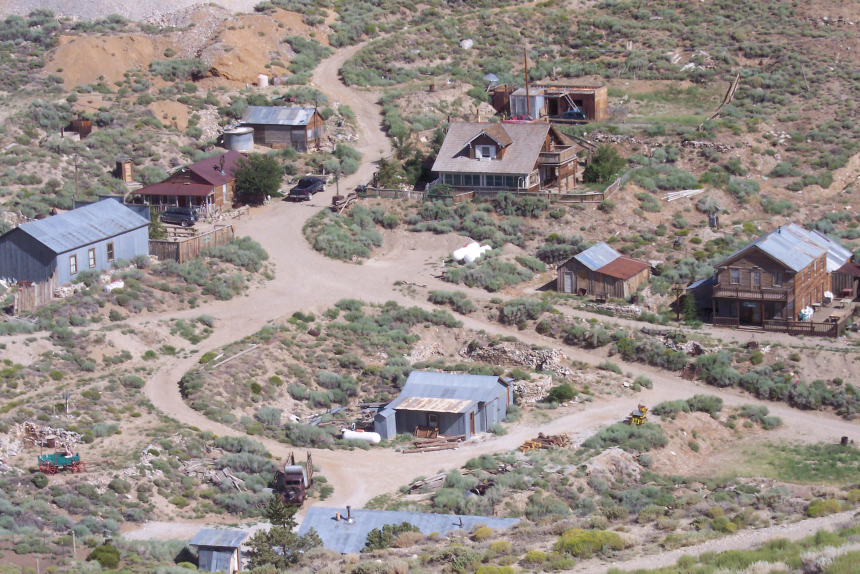
#> input picture assets-src/minedeath/cerro_gordo_town_2005.jpg, 2580 x 1720 px (shown at 1/3 size); the run also reads 1 picture not shown here
$ python bake-under-cerro-gordo.py ../../../assets-src/minedeath/cerro_gordo_town_2005.jpg
#> lines starting #> are read from the running program, lines starting #| are printed output that depends on the picture
#!/usr/bin/env python3
"""
Bake the rasters of UnderCerroGordo (generated/components/brent-death-count/UnderCerroGordo.tsx),
the photographic cut of the Brent "mine death count" clip: the 2005 photo of
Cerro Gordo turning into an X-RAY OF THE GROUND beneath it, with the mine
workings showing as soft light, and the 1897 newspaper item as a paper
clipping.

Inputs (already in public/minedeath/, nothing is downloaded):
  cerro_gordo_town_2005.jpg            2580 x 1720, the editor's still
  inyo_1897_fatal_accident_item.jpg    662 x 634, Inyo Independent, 16 Apr 1897

Outputs (public/minedeath/):
  ucg_photo.png       1152 x 1920, world x -36..1116, world y 0..1920: the photo
                      at the editor's framing (2880 x 1920 at x -39), resampled
                      once with Lanczos so frame 0 is not resampled again by the
                      browser. Lossless.
  ucg_world.jpg       1152 x 2500, world x -36..1116, world y 1200..3700: the
                      photo turning into its own X-ray, the ground and the
                      workings as ONE image. The component draws it over the
                      untouched photo and reveals its top with a rising mask.
  ucg_room_hot.png    the chamber of the 200 level at the peak of its swell:
                      its interior about 28 % brighter (highlights rolled off)
                      inside one clean, soft glow on the ground round it;
                      feathered RGBA crop that the component fades over the
                      world.
  ucg_clipping.png    the newspaper item as a paper clipping at 2x, with its
                      contact shadow, RGBA.

The underground is an X-ray, not painted rock (director's review, round 2; the
reference is a radiograph / a plaster cast of an ant colony): a dark, smooth,
quiet field in which a branching network of hollow passages shows as soft
light. numpy + PIL only, one seed, deterministic.
  1. THE GROUND: a warm charcoal-umber, 22 % brightness under the surface
     falling to 14 % at world y 3480 (the foot of the landed frame). No
     streaks, strata or bedding: only soft isotropic blotches (+-5 % at most),
     a gentle vignette toward the left and right edges, and the fine grain.
  2. THE HAND-OVER: over world y 1350 -> 1800 the photo turns into its own
     X-ray. It is cross-faded into a GHOST of itself: the ground's value
     modulated by the photo's local detail (luma over its own 14 px and 60 px
     low-pass, so shapes stay and broad light/dark bands do not), with 20 % of
     its colour. The ghost's strength then dies with depth and is zero on the
     photo's last rows, so the brush, the truck and the shed remain as dim
     shapes and there is no join, no band and no fog at y 1920.
  3. THE WORKINGS: capsule strokes (round joints) read through a slow domain
     warp so they wander, with a width and a brightness per vertex (brighter
     at junctions, dying toward dead ends), a little width noise, then
     feathered with a 6 px Gaussian and given a soft halo. Warm off-white added
     as light. Layout, 3.1 px per foot, surface = world y 1900:
       shaft        x 330, 22 px with a 9 px feather, plumb, the dimmest
                    member (about 45 %), its brightness breathing +-15 %
                    along its length; thins to a hair as it fades out upward
                    between y 2150 and 1950; runs down out of frame
       EVERY JUNCTION ON THE SHAFT IS A T ON ONE SIDE (right, left, right down
       its length), never a crossbar:
       200 level    y ~2520: starts at the shaft and runs RIGHT with a gentle
                    dip and one kink into THE CHAMBER (x 630-968, y 2397-2542):
                    a wide, low, irregular room standing on the drift's floor.
                    Its roof is an uneven low arch 95-143 px above the floor,
                    highest left of centre, coming down to the right in long
                    facets with blunt corners; small chips broken out of the
                    edge at irregular intervals, like rock, under a tighter
                    feather (3.2 px) so they survive; steep ragged end walls.
                    No peaks, no lobes, no pillar, no inset. Brighter where
                    the hollow is deeper. The brightest thing. Past it the
                    drift carries on as a short straight stub that dies
                    before the frame edge
       mid drift    y ~2900: leaves the shaft to the LEFT, about 290 px with a
                    gentle dip, dying out in rock before the frame edge (45 %)
       ore chimney  worked-out ground pitching ~65 deg overall from under the
                    room down-left to the 400 level: two steep ragged stopes
                    (34-74 px wide) set en echelon, joined by a short sloping
                    sub-level
       400 level    y ~3140 (55 %): from the foot of the lower stope (and a
                    little past it) to the shaft, where it ENDS
       dead ends    a raise and a winze off the 200 drift, a winze below the
                    mid drift, a raise above the 400 level, the sub-level's
                    stub. None hangs off the shaft, none off the chamber
     There are no timber ticks.
  4. One fine grain over everything drawn (matched to the photo's flat areas).

Usage:
  python3 scripts/clips/brent-death-count/bake-under-cerro-gordo.py [--debug DIR] [--only world|clipping]
"""
import os
import sys

import numpy as np
from PIL import Image, ImageDraw, ImageFilter

ROOT = os.path.dirname(os.path.dirname(os.path.dirname(os.path.dirname(os.path.abspath(__file__)))))
PUB = os.path.join(ROOT, "public", "minedeath")
PHOTO = os.path.join(ROOT, "assets-src", "minedeath", "cerro_gordo_town_2005.jpg")
SCAN = os.path.join(ROOT, "assets-src", "minedeath", "inyo_1897_fatal_accident_item.jpg")

SEED = 1897

# ---- the editor's framing ----
FRAME_W, FRAME_H = 1080, 1920
IMG_W, IMG_H = 2880, 1920
IMG_LEFT = -39

# ---- the baked world ----
MX = 36  # margin left and right of the frame, for the soft blur
W = FRAME_W + 2 * MX
B_TOP, B_BOT = 1200, 3700
H = B_BOT - B_TOP
PHOTO_END = 1920
LAND_TOP = 1560  # the landed frame shows world y 1560..3480 (200 level on screen y 960)

LUMA = np.array([0.299, 0.587, 0.114], dtype=np.float32)
UMBER = np.array([1.17, 0.96, 0.80], dtype=np.float32)  # warm charcoal-umber, luma 1

# ---- the ground ----
RAMP_Y0, RAMP_Y1 = 1350, 1800  # the photo turns into its X-ray over this ramp
GROUND_TOP, GROUND_BOT = 0.22, 0.14  # brightness under the surface / at world y 3480

# ---- the workings (world px) ----
SHAFT_X = 330
L200, L400 = 2520, 3140
ROOM_CX, ROOM_CY = 800, 2472  # the chamber's middle: where the clipping grows from
LIGHT = np.array([255, 245, 222], dtype=np.float32)  # warm off-white, what full light adds up to
GAIN = 0.52  # light of a stroke of brightness 1.0 (the 200 level's drift); leaves headroom for the swell
FEATHER = 6.0
ROOM_FEATHER = 3.2  # the chamber's edge: tighter, so the small bites of broken rock survive

# ---- room swell crop (world px) ----
HOT_X0, HOT_X1 = 420, 1116
HOT_Y0, HOT_Y1 = 2130, 2790
HOT_FEATHER = 70
SWELL = 0.34  # strength of the glow at the swell's peak (the chamber's interior about 28 % brighter)

# ---- clipping ----
PAD_L, PAD_R, PAD_T, PAD_B = 9, 5, 6, 6  # blank paper added round the scan, scan px
CLIP_SS = 2  # baked at 2x the scan
CLIP_PAD = 60  # transparent pad round the paper for the shadow, scan px
CREAM = np.array([0.975, 0.915, 0.79], dtype=np.float32)


def smoothstep(x):
    x = np.clip(x, 0.0, 1.0)
    return x * x * (3 - 2 * x)


def gblur(a, sx, sy=None):
    """Gaussian blur (sigma in px) of a 2-D or 3-D float array, reflect-padded, via FFT."""
    if sy is None:
        sy = sx
    if sx <= 0 and sy <= 0:
        return a.astype(np.float32).copy()
    px = int(np.ceil(3 * sx)) + 1 if sx > 0 else 0
    py = int(np.ceil(3 * sy)) + 1 if sy > 0 else 0
    px = min(px, a.shape[1] - 1)
    py = min(py, a.shape[0] - 1)
    pad = ((py, py), (px, px)) + (((0, 0),) if a.ndim == 3 else ())
    p = np.pad(a, pad, mode="reflect")
    hh, ww = p.shape[:2]
    fy = np.fft.fftfreq(hh)[:, None]
    fx = np.fft.rfftfreq(ww)[None, :]
    k = np.exp(-2 * np.pi**2 * ((sx * fx) ** 2 + (sy * fy) ** 2))
    if a.ndim == 3:
        out = np.empty(p.shape, dtype=np.float32)
        for c in range(a.shape[2]):
            out[..., c] = np.fft.irfft2(np.fft.rfft2(p[..., c]) * k, s=(hh, ww))
    else:
        out = np.fft.irfft2(np.fft.rfft2(p) * k, s=(hh, ww)).astype(np.float32)
    return out[py : hh - py, px : ww - px].astype(np.float32)


def vnoise(rng, h, w, wy, wx):
    """Smooth value noise, unit std: white knots every (wy, wx) px, bicubic between."""
    gh = int(np.ceil(h / wy)) + 3
    gw = int(np.ceil(w / wx)) + 3
    g = rng.standard_normal((gh, gw)).astype(np.float32)
    a = resize_f(g, int(np.ceil(gw * wx)), int(np.ceil(gh * wy)))
    oy, ox = int(wy), int(wx)
    a = a[oy : oy + h, ox : ox + w]
    return (a / max(float(a.std()), 1e-6)).astype(np.float32)


def fbm(rng, h, w, wy, wx, octaves=4, gain=0.55):
    out = np.zeros((h, w), np.float32)
    amp, tot = 1.0, 0.0
    for i in range(octaves):
        out += amp * vnoise(rng, h, w, max(wy / 2**i, 1.6), max(wx / 2**i, 1.6))
        tot += amp * amp
        amp *= gain
    return out / np.sqrt(tot)


def to_img(a):
    return Image.fromarray(np.clip(a + 0.5, 0, 255).astype(np.uint8))


def luma(a):
    return (a[..., 0] * LUMA[0] + a[..., 1] * LUMA[1] + a[..., 2] * LUMA[2]).astype(np.float32)


def resize_f(a, w, h):
    """Bicubic resize of a 2-D float array."""
    return np.asarray(Image.fromarray(np.ascontiguousarray(a, dtype=np.float32)).resize((w, h), Image.BICUBIC))


# --------------------------------------------------------------------------
# the world
# --------------------------------------------------------------------------
# strokes: (x, y, width, brightness) per vertex; brightness 1.0 = the 200 level's drift at the shaft
# the shaft: plumb, the dimmest member, with a wider feather than the rest. It thins to a hair as it fades
# out upward (y 2150 -> 1950) and its brightness breathes slowly along its length (see SHAFT_BREATH)
SHAFT = [(SHAFT_X, 1946, 5, 0.0), (SHAFT_X, 2040, 10, 0.24), (SHAFT_X, 2150, 22, 0.52), (SHAFT_X, 2900, 22, 0.52), (SHAFT_X, 3760, 22, 0.48)]
SHAFT_FEATHER = 9.0
SHAFT_BREATH = 0.15  # +-15 %, a swing every 200-320 px
# EVERY JUNCTION ON THE SHAFT IS A T ON ONE SIDE (never a crossbar: a "+" on a vertical line is a grave
# marker): the 200 level leaves it to the right, the mid drift to the left, the 400 level to the right.
# the 200 level: starts at the shaft and runs right with a gentle dip and one kink, ending in the room
LEVEL_200 = [(336, 2512, 30, 0.95), (410, 2515, 27, 0.84), (486, 2518, 30, 0.86), (566, 2523, 32, 0.92), (660, 2521, 30, 1.0)]
# the mid drift: leaves the shaft to the LEFT between the levels, about 290 px with a gentle dip, dying
# out in rock before the frame edge; about 45 %. At y 2900, a step BELOW the sub-level on the other side
# (at 2850 the two lined up into one broken bar across the shaft)
MID_DRIFT = [(324, 2900, 24, 0.46), (256, 2902, 26, 0.48), (176, 2906, 25, 0.45), (104, 2907, 23, 0.36), (58, 2909, 20, 0.20), (34, 2910, 17, 0.06)]
# the chamber: a wide, LOW, irregular room in the rock above the drift (x 630-968, about 340 px). It stands
# on the drift's own floor (the tunnel's floor runs straight through it, with a slight sag) and rises
# above it. Its roof is an uneven low arch, 95 to 143 px above the floor: highest left of centre, coming
# down toward the right end in two long facets with one slight, broad second swell between them. Every
# corner along the roof is blunt (none sharper than ~125 deg). Steep, slightly ragged end walls.
# What it must NOT be, each from a rejected version: peaks, spikes or notches (five sharp peaks on a flat
# base, glowing, read as FLAMES, a crown, a mountain skyline; the accident was a cave-in, not a fire);
# steps (a tall box beside a lower one read as a truck); two round lobes (a cumulus, a loaf); a dome on
# the stope's stalk (a mushroom cloud); a pillar or any dark inset (a window, an eye, a figure).
# These points are the big shape, cut in long straight FACETS; chipped() then breaks small angular bites
# (4-9 px) out of it at irregular intervals, like broken rock: not a smooth curve and not teeth.
ROOM_ROOF = [
    (636, 2537), (630, 2508), (637, 2478), (630, 2452), (636, 2430), (670, 2405),
    (730, 2397), (796, 2413), (858, 2410), (926, 2428), (954, 2446), (966, 2476),
    (960, 2504), (968, 2520), (966, 2537),
]
ROOM_FLOOR = [(920, 2539), (860, 2541), (800, 2542), (740, 2542), (690, 2540), (656, 2538)]  # right to left
ROOM_B = 1.12
# the drift carries on past the chamber as a short STRAIGHT stub (about 85 px) that narrows a little and dies
# out in rock before the frame edge: a tunnel that stops, not a point (a point read as a tail)
STUB_200 = [(962, 2523, 30, 1.0), (1006, 2523, 28, 0.70), (1040, 2524, 25, 0.36), (1064, 2524, 21, 0.05)]
# the ore chimney: worked-out ground pitching ~65 deg overall from under the room down-left to the 400
# level, as Cerro Gordo's chimneys were stoped: two steep, ragged stopes set en echelon, joined by a short
# sloping sub-level. Wide and narrow by turns, about as dim as the 400 level, its light uneven
UPPER_STOPE = [(772, 2548, 36, 0.60), (768, 2612, 34, 0.52), (750, 2668, 66, 0.52), (736, 2722, 44, 0.48), (716, 2778, 56, 0.48), (704, 2824, 38, 0.46)]
SUB_LEVEL = [(806, 2824, 18, 0.16), (762, 2832, 20, 0.36), (700, 2842, 24, 0.46), (640, 2862, 24, 0.44), (590, 2882, 26, 0.46)]
LOWER_STOPE = [(590, 2882, 50, 0.48), (574, 2940, 70, 0.50), (552, 2996, 50, 0.46), (534, 3050, 74, 0.50), (512, 3100, 54, 0.48), (496, 3144, 46, 0.50)]
# the 400 level: from the foot of the lower stope (and a little past it on the right) to the shaft, where
# it ENDS; nothing leaves the shaft to the left at this depth
LEVEL_400 = [(336, 3143, 28, 0.60), (406, 3149, 27, 0.55), (488, 3146, 30, 0.58), (540, 3153, 24, 0.44), (592, 3158, 22, 0.34), (630, 3164, 20, 0.14)]
# dead ends at odd angles, dimmer, blunt. They make it a network: none of them hangs off the shaft
DEAD_ENDS = [
    [(486, 2518, 18, 0.50), (498, 2470, 18, 0.42), (516, 2428, 17, 0.28)],  # a raise above the 200 drift
    [(410, 2515, 18, 0.50), (436, 2562, 18, 0.40), (452, 2608, 16, 0.24)],  # a winze below it
    [(250, 2902, 18, 0.42), (238, 2946, 18, 0.34), (220, 2988, 17, 0.22)],  # a winze below the mid drift (was below the 400 level's left arm)
    [(592, 3158, 18, 0.34), (616, 3116, 17, 0.28), (620, 3074, 15, 0.14)],  # a raise off the 400 level's right arm
]


def chipped(pts, seed):
    """Chip a polyline like broken rock: small angular bites, 8-16 px wide and 4-9 px deep, at irregular
    intervals of 22-60 px along it; two in three are nubs of rock standing into the cavity, the rest small
    pockets broken out of the wall. Irregular and sparse on purpose: evenly spaced bumps under the X-ray
    feather become the scalloped edge of a cloud. Its own generator, so nothing else changes."""
    r = np.random.default_rng(seed)
    out = [pts[0]]
    gap = r.uniform(10, 30)  # distance to the next bite, carried over the corners
    for (ax, ay), (bx, by) in zip(pts[:-1], pts[1:]):
        ln = float(np.hypot(bx - ax, by - ay))
        ux, uy = (bx - ax) / ln, (by - ay) / ln
        nx, ny = -uy, ux  # INTO the cavity (the outline runs clockwise on screen)
        pos = 0.0
        while True:
            w = r.uniform(8, 16)
            c = pos + gap + w / 2
            if c + w / 2 + 4 > ln:
                gap = max(6.0, gap - (ln - pos))
                break
            depth = r.uniform(4, 9) * (1 if r.uniform() < 0.66 else -1)
            skew = r.uniform(-0.3, 0.3) * w
            out.append((ax + ux * (c - w / 2), ay + uy * (c - w / 2)))
            out.append((ax + ux * (c + skew) + nx * depth, ay + uy * (c + skew) + ny * depth))
            out.append((ax + ux * (c + w / 2), ay + uy * (c + w / 2)))
            pos = c + w / 2
            gap = r.uniform(22, 60)
        out.append((bx, by))
    return out


def bake_world(debug):
    rng = np.random.default_rng(SEED)
    ph = Image.open(PHOTO).convert("RGB").resize((IMG_W, IMG_H), Image.LANCZOS)
    x0 = -IMG_LEFT - MX
    ph.crop((x0, 0, x0 + W, IMG_H)).save(os.path.join(PUB, "ucg_photo.png"), optimize=True)
    P = np.asarray(ph.crop((x0, 0, x0 + W, IMG_H))).astype(np.float32)  # world x -36..1116

    ys = np.arange(B_TOP, B_BOT, dtype=np.float32)
    X = np.broadcast_to(np.arange(-MX, FRAME_W + MX, dtype=np.float32)[None, :], (H, W))
    Y = np.broadcast_to(ys[:, None], (H, W))

    # ---- 1. the ground: dark, calm, warm
    v = np.interp(ys, [B_TOP, 1900, LAND_TOP + FRAME_H, B_BOT], [GROUND_TOP, GROUND_TOP, GROUND_BOT, GROUND_BOT - 0.012])
    mott = np.clip(0.024 * fbm(rng, H, W, 520, 520, octaves=3, gain=0.5), -0.05, 0.05)
    vig = 1 - 0.20 * (np.abs(X - FRAME_W / 2) / (FRAME_W / 2 + MX)) ** 2.2 * smoothstep((ys - 1500) / 500.0)[:, None]
    g_l = (255.0 * v)[:, None] * (1 + mott) * vig  # the ground's luma
    world = g_l[..., None] * UMBER[None, None, :]

    # ---- 2. the photo turns into its own X-ray
    n_p = PHOTO_END - B_TOP
    yp = ys[:n_p]
    Pp = P[B_TOP:PHOTO_END]
    lum = luma(Pp)
    lp14 = np.maximum(gblur(lum, 14.0), 1.0)
    lp60 = np.maximum(gblur(lum, 60.0), 1.0)
#> call 2 of gblur, with sx = 60
#> in gblur (call 2), `out = np.fft.irfft2(np.fft.rfft2(p) * k, s=(hh, ww)).astype(np.float32)`:
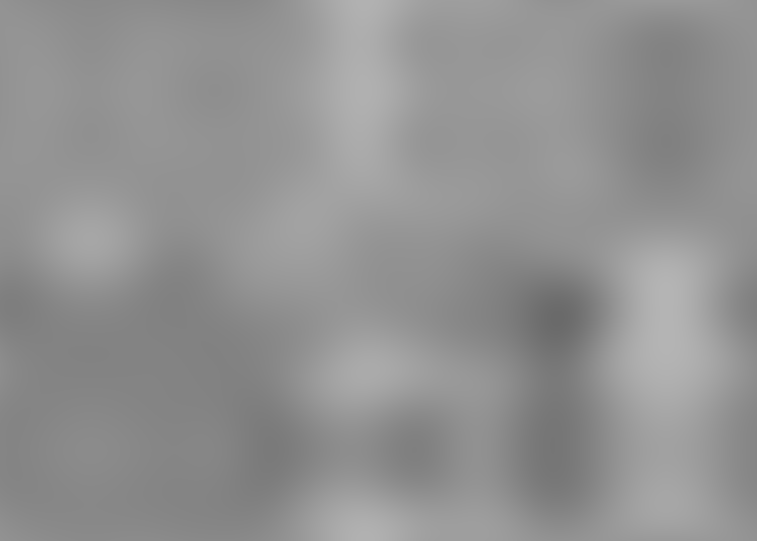
#> out: shape (1082, 1514) float32 (shown at 1/2 size); min 106.2, max 180.8, mean 146
#> in gblur (call 2), `return out[py : hh - py, px : ww - px].astype(np.float32)`:
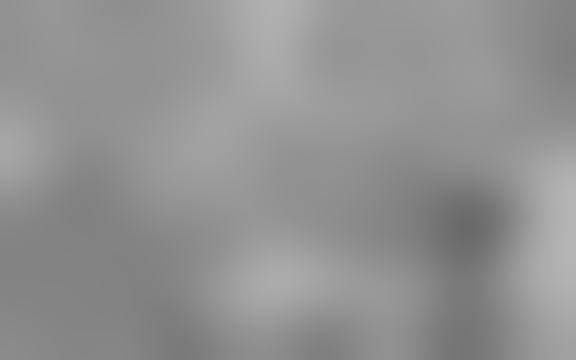
#> returned value: shape (720, 1152) float32 (shown at 1/2 size); min 106.2, max 180.8, mean 145.7
    k = (0.85 * (1 - smoothstep((yp - 1700) / (1916 - 1700.0))))[:, None]  # the ghost dies with depth
    ghost_l = g_l[:n_p] * np.clip(lum / lp14, 0.45, 1.9) ** k * np.clip(lp14 / lp60, 0.6, 1.6) ** (0.45 * k)
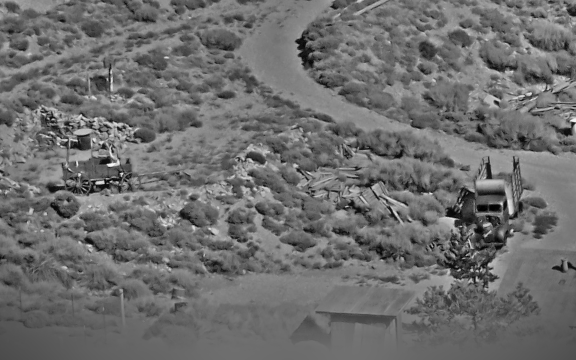
#> ghost_l: shape (720, 1152) float64 (shown at 1/2 size); min 22.79, max 96.08, mean 54.5; drawn with min black and max white
    chroma = (Pp - lum[..., None]) * (0.2 * (k / 0.85) * g_l[:n_p] / lp14)[..., None]  # 20 % of its colour
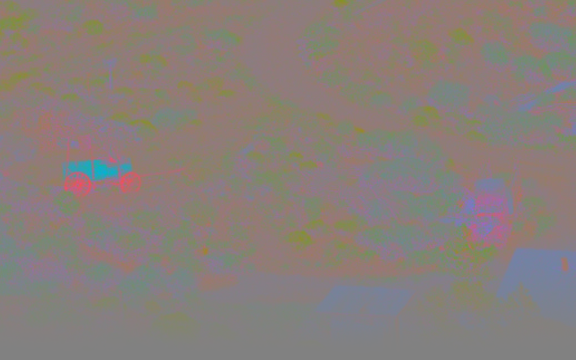
#> chroma: shape (720, 1152, 3) float64 (shown at 1/2 size); mean R, G, B 0.435, -0.142, -0.409; drawn with min black and max white
    ghost = ghost_l[..., None] * UMBER[None, None, :] + chroma
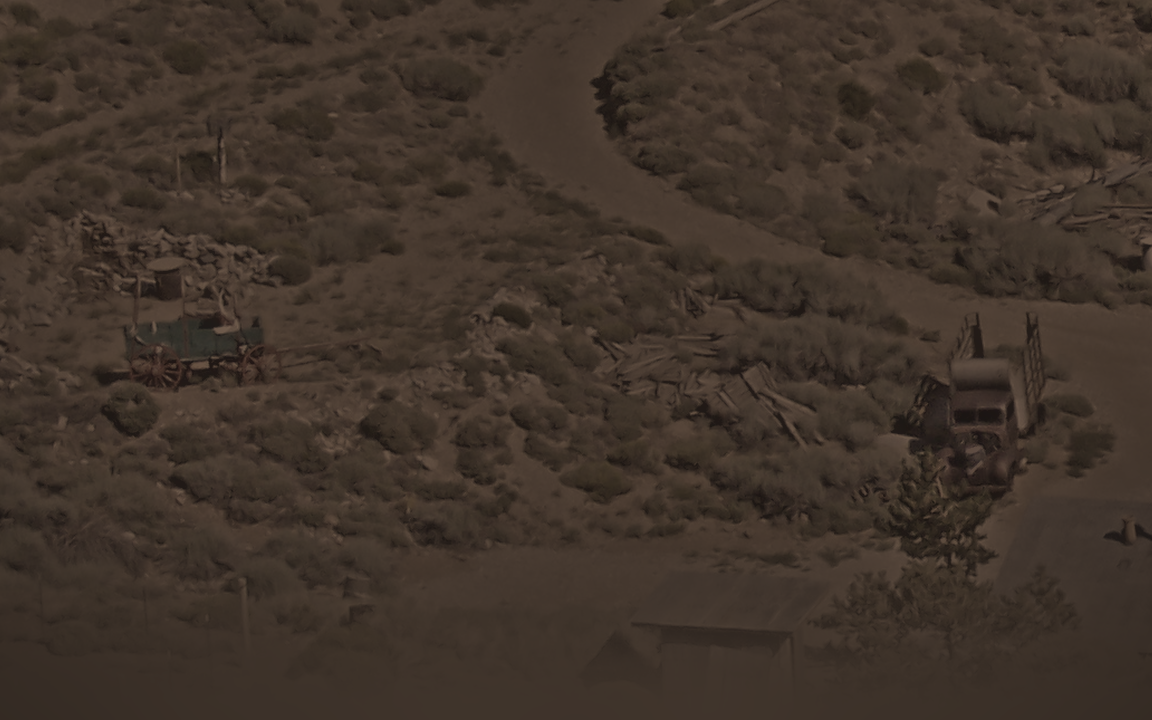
#> ghost: shape (720, 1152, 3) float64; mean R, G, B 64.2, 52.2, 43.2
    r = 1 - (1 - smoothstep((yp - RAMP_Y0) / float(RAMP_Y1 - RAMP_Y0))) ** 2.0
    world[:n_p] = Pp + (ghost - Pp) * r[:, None, None]
    drawn = np.ones(H, np.float32)
    drawn[:n_p] = r  # how much of each row is ours (for the grain)

    # ---- 3. the workings, as light
    wx = 8.0 * vnoise(rng, H, W, 200, 200) + 3.0 * vnoise(rng, H, W, 60, 60)
#> (the rest of the program and of its run is left out)
